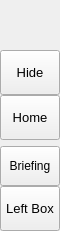
        <widget class="QFrame" name="leftMenuBg">
         <property name="minimumSize">
          <size>
           <width>60</width>
           <height>0</height>
          </size>
         </property>
         <property name="maximumSize">
          <size>
           <width>60</width>
           <height>16777215</height>
          </size>
         </property>
         <property name="frameShape">
          <enum>QFrame::Shape::NoFrame</enum>
         </property>
         <property name="frameShadow">
          <enum>QFrame::Shadow::Raised</enum>
         </property>
         <layout class="QVBoxLayout" name="verticalLayout_3">
          <property name="spacing">
           <number>0</number>
          </property>
          <property name="leftMargin">
           <number>0</number>
          </property>
          <property name="topMargin">
           <number>0</number>
          </property>
          <property name="rightMargin">
           <number>0</number>
          </property>
          <property name="bottomMargin">
           <number>0</number>
          </property>
          <item>
           <widget class="QFrame" name="topLogoInfo">
            <property name="minimumSize">
             <size>
              <width>0</width>
              <height>50</height>
             </size>
            </property>
            <property name="maximumSize">
             <size>
              <width>16777215</width>
              <height>50</height>
             </size>
            </property>
            <property name="frameShape">
             <enum>QFrame::Shape::NoFrame</enum>
            </property>
            <property name="frameShadow">
             <enum>QFrame::Shadow::Raised</enum>
            </property>
            <widget class="QFrame" name="topLogo">
             <property name="geometry">
              <rect>
               <x>10</x>
               <y>5</y>
               <width>42</width>
               <height>42</height>
              </rect>
             </property>
             <property name="minimumSize">
              <size>
               <width>42</width>
               <height>42</height>
              </size>
             </property>
             <property name="maximumSize">
              <size>
               <width>42</width>
               <height>42</height>
              </size>
             </property>
             <property name="frameShape">
              <enum>QFrame::Shape::NoFrame</enum>
             </property>
             <property name="frameShadow">
              <enum>QFrame::Shadow::Raised</enum>
             </property>
            </widget>
            <widget class="QLabel" name="titleLeftApp">
             <property name="geometry">
              <rect>
               <x>70</x>
               <y>8</y>
               <width>160</width>
               <height>20</height>
              </rect>
             </property>
             <property name="font">
              <font>
               <family>Segoe UI Semibold</family>
               <pointsize>12</pointsize>
               <italic>false</italic>
               <fontweight></fontweight>
              </font>
             </property>
             <property name="text">
              <string>PyDracula</string>
             </property>
             <property name="alignment">
              <set>Qt::AlignmentFlag::AlignLeading|Qt::AlignmentFlag::AlignLeft|Qt::AlignmentFlag::AlignTop</set>
             </property>
            </widget>
            <widget class="QLabel" name="titleLeftDescription">
             <property name="geometry">
              <rect>
               <x>70</x>
               <y>27</y>
               <width>160</width>
               <height>16</height>
              </rect>
             </property>
             <property name="maximumSize">
              <size>
               <width>16777215</width>
               <height>16</height>
              </size>
             </property>
             <property name="font">
              <font>
               <family>Segoe UI</family>
               <pointsize>8</pointsize>
               <italic>false</italic>
               <bold>false</bold>
              </font>
             </property>
             <property name="text">
              <string>Modern GUI / Flat Style</string>
             </property>
             <property name="alignment">
              <set>Qt::AlignmentFlag::AlignLeading|Qt::AlignmentFlag::AlignLeft|Qt::AlignmentFlag::AlignTop</set>
             </property>
            </widget>
           </widget>
          </item>
          <item>
           <widget class="QFrame" name="leftMenuFrame">
            <property name="frameShape">
             <enum>QFrame::Shape::NoFrame</enum>
            </property>
            <property name="frameShadow">
             <enum>QFrame::Shadow::Raised</enum>
            </property>
            <layout class="QVBoxLayout" name="verticalMenuLayout">
             <property name="spacing">
              <number>0</number>
             </property>
             <property name="leftMargin">
              <number>0</number>
             </property>
             <property name="topMargin">
              <number>0</number>
             </property>
             <property name="rightMargin">
              <number>0</number>
             </property>
             <property name="bottomMargin">
              <number>0</number>
             </property>
             <item>
              <widget class="QFrame" name="toggleBox">
               <property name="maximumSize">
                <size>
                 <width>16777215</width>
                 <height>45</height>
                </size>
               </property>
               <property name="frameShape">
                <enum>QFrame::Shape::NoFrame</enum>
               </property>
               <property name="frameShadow">
                <enum>QFrame::Shadow::Raised</enum>
               </property>
               <layout class="QVBoxLayout" name="verticalLayout_4">
                <property name="spacing">
                 <number>0</number>
                </property>
                <property name="leftMargin">
                 <number>0</number>
                </property>
                <property name="topMargin">
                 <number>0</number>
                </property>
                <property name="rightMargin">
                 <number>0</number>
                </property>
                <property name="bottomMargin">
                 <number>0</number>
                </property>
                <item>
                 <widget class="QPushButton" name="toggleButton">
                  <property name="sizePolicy">
                   <sizepolicy hsizetype="Expanding" vsizetype="Fixed">
                    <horstretch>0</horstretch>
                    <verstretch>0</verstretch>
                   </sizepolicy>
                  </property>
                  <property name="minimumSize">
                   <size>
                    <width>0</width>
                    <height>45</height>
                   </size>
                  </property>
                  <property name="font">
                   <font>
                    <family>Segoe UI</family>
                    <pointsize>10</pointsize>
                    <italic>false</italic>
                    <bold>false</bold>
                   </font>
                  </property>
                  <property name="cursor">
                   <cursorShape>PointingHandCursor</cursorShape>
                  </property>
                  <property name="layoutDirection">
                   <enum>Qt::LayoutDirection::LeftToRight</enum>
                  </property>
                  <property name="styleSheet">
                   <string notr="true">background-image: url(:/icons/images/icons/icon_menu.png);</string>
                  </property>
                  <property name="text">
                   <string>Hide</string>
                  </property>
                 </widget>
                </item>
               </layout>
              </widget>
             </item>
             <item alignment="Qt::AlignmentFlag::AlignTop">
              <widget class="QFrame" name="topMenu">
               <property name="frameShape">
                <enum>QFrame::Shape::NoFrame</enum>
               </property>
               <property name="frameShadow">
                <enum>QFrame::Shadow::Raised</enum>
               </property>
               <layout class="QVBoxLayout" name="verticalLayout_8">
                <property name="leftMargin">
                 <number>0</number>
                </property>
                <property name="topMargin">
                 <number>0</number>
                </property>
                <property name="rightMargin">
                 <number>0</number>
                </property>
                <property name="bottomMargin">
                 <number>0</number>
                </property>
                <item>
                 <widget class="QPushButton" name="btn_home">
                  <property name="sizePolicy">
                   <sizepolicy hsizetype="Expanding" vsizetype="Fixed">
                    <horstretch>0</horstretch>
                    <verstretch>0</verstretch>
                   </sizepolicy>
                  </property>
                  <property name="minimumSize">
                   <size>
                    <width>0</width>
                    <height>45</height>
                   </size>
                  </property>
                  <property name="font">
                   <font>
                    <family>Segoe UI</family>
                    <pointsize>10</pointsize>
                    <italic>false</italic>
                    <bold>false</bold>
                   </font>
                  </property>
                  <property name="cursor">
                   <cursorShape>PointingHandCursor</cursorShape>
                  </property>
                  <property name="layoutDirection">
                   <enum>Qt::LayoutDirection::LeftToRight</enum>
                  </property>
                  <property name="styleSheet">
                   <string notr="true">background-image: url(:/icons/images/icons/home.svg);</string>
                  </property>
                  <property name="text">
                   <string>Home</string>
                  </property>
                 </widget>
                </item>
                <item>
                 <widget class="QPushButton" name="btn_briefing">
                  <property name="sizePolicy">
                   <sizepolicy hsizetype="Expanding" vsizetype="Fixed">
                    <horstretch>0</horstretch>
                    <verstretch>0</verstretch>
                   </sizepolicy>
                  </property>
                  <property name="minimumSize">
                   <size>
                    <width>0</width>
                    <height>40</height>
                   </size>
                  </property>
                  <property name="cursor">
                   <cursorShape>PointingHandCursor</cursorShape>
                  </property>
                  <property name="styleSheet">
                   <string notr="true">background-image: url(:/icons/images/icons/user-profiles.svg);</string>
                  </property>
                  <property name="text">
                   <string>Briefing</string>
                  </property>
                 </widget>
                </item>
               </layout>
              </widget>
             </item>
             <item alignment="Qt::AlignmentFlag::AlignBottom">
              <widget class="QFrame" name="bottomMenu">
               <property name="frameShape">
                <enum>QFrame::Shape::NoFrame</enum>
               </property>
               <property name="frameShadow">
                <enum>QFrame::Shadow::Raised</enum>
               </property>
               <layout class="QVBoxLayout" name="verticalLayout_9">
                <property name="spacing">
                 <number>0</number>
                </property>
                <property name="leftMargin">
                 <number>0</number>
                </property>
                <property name="topMargin">
                 <number>0</number>
                </property>
                <property name="rightMargin">
                 <number>0</number>
                </property>
                <property name="bottomMargin">
                 <number>0</number>
                </property>
                <item>
                 <widget class="QPushButton" name="toggleLeftBox">
                  <property name="sizePolicy">
                   <sizepolicy hsizetype="Expanding" vsizetype="Fixed">
                    <horstretch>0</horstretch>
                    <verstretch>0</verstretch>
                   </sizepolicy>
                  </property>
                  <property name="minimumSize">
                   <size>
                    <width>0</width>
                    <height>45</height>
                   </size>
                  </property>
                  <property name="font">
                   <font>
                    <family>Segoe UI</family>
                    <pointsize>10</pointsize>
                    <italic>false</italic>
                    <bold>false</bold>
                   </font>
                  </property>
                  <property name="cursor">
                   <cursorShape>PointingHandCursor</cursorShape>
                  </property>
                  <property name="layoutDirection">
                   <enum>Qt::LayoutDirection::LeftToRight</enum>
                  </property>
                  <property name="styleSheet">
                   <string notr="true">background-image: url(:/icons/images/icons/icon_settings.png);</string>
                  </property>
                  <property name="text">
                   <string>Left Box</string>
                  </property>
                 </widget>
                </item>
               </layout>
              </widget>
             </item>
            </layout>
           </widget>
          </item>
         </layout>
        </widget>
